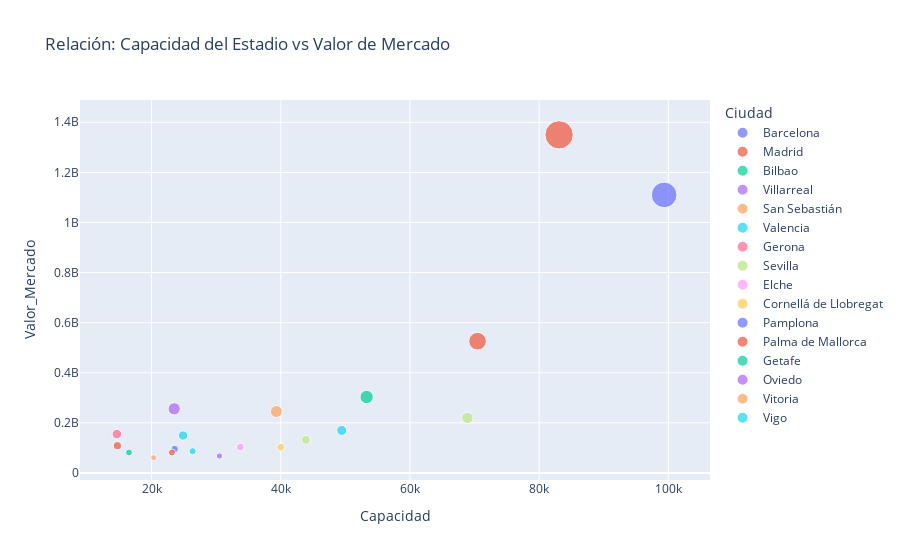

Write notebook code for a chart like this one.
### Markdown cell above
6. Scatter Plot (Valor vs Capacidad) ¿Los equipos con estadios más grandes valen más dinero?

### Code cell
fig6 = px.scatter(df_equipos_1, 
                 x='Capacidad', 
                 y='Valor_Mercado',
                 color='Ciudad', # Agrupar por ciudad
                 size='Valor_Mercado', # Tamaño de la burbuja
                 hover_name='Equipo', # Texto al pasar el ratón
                 title='Relación: Capacidad del Estadio vs Valor de Mercado')
fig6.show()

### Figure 1 — Plotly figure (JSON) as saved in the notebook; plotly's stock layout.template omitted (floating-point values rounded to 4 significant figures)
{"data": [{"hovertemplate": "<b>%{hovertext}</b><br><br>Ciudad=Barcelona<br>Capacidad=%{x}<br>Valor_Mercado=%{marker.size}<extra></extra>", "hovertext": ["FC Barcelona"], "legendgroup": "Barcelona", "marker": {"color": "#636efa", "size": [1110000000], "sizemode": "area", "sizeref": 3375000, "symbol": "circle"}, "mode": "markers", "name": "Barcelona", "orientation": "v", "showlegend": true, "type": "scatter", "x": [99354], "xaxis": "x", "y": [1110000000], "yaxis": "y"}, {"hovertemplate": "<b>%{hovertext}</b><br><br>Ciudad=Madrid<br>Capacidad=%{x}<br>Valor_Mercado=%{marker.size}<extra></extra>", "hovertext": ["Atlético de Madrid", "Rayo Vallecano", "Real Madrid"], "legendgroup": "Madrid", "marker": {"color": "#EF553B", "size": [526000000, 108800000, 1350000000], "sizemode": "area", "sizeref": 3375000, "symbol": "circle"}, "mode": "markers", "name": "Madrid", "orientation": "v", "showlegend": true, "type": "scatter", "x": [70460, 14708, 83088], "xaxis": "x", "y": [526000000, 108800000, 1350000000], "yaxis": "y"}, {"hovertemplate": "<b>%{hovertext}</b><br><br>Ciudad=Bilbao<br>Capacidad=%{x}<br>Valor_Mercado=%{marker.size}<extra></extra>", "hovertext": ["Athletic Club"], "legendgroup": "Bilbao", "marker": {"color": "#00cc96", "size": [303000000], "sizemode": "area", "sizeref": 3375000, "symbol": "circle"}, "mode": "markers", "name": "Bilbao", "orientation": "v", "showlegend": true, "type": "scatter", "x": [53289], "xaxis": "x", "y": [303000000], "yaxis": "y"}, {"hovertemplate": "<b>%{hovertext}</b><br><br>Ciudad=Villarreal<br>Capacidad=%{x}<br>Valor_Mercado=%{marker.size}<extra></extra>", "hovertext": ["Villarreal CF"], "legendgroup": "Villarreal", "marker": {"color": "#ab63fa", "size": [255800000], "sizemode": "area", "sizeref": 3375000, "symbol": "circle"}, "mode": "markers", "name": "Villarreal", "orientation": "v", "showlegend": true, "type": "scatter", "x": [23500], "xaxis": "x", "y": [255800000], "yaxis": "y"}, {"hovertemplate": "<b>%{hovertext}</b><br><br>Ciudad=San Sebastián<br>Capacidad=%{x}<br>Valor_Mercado=%{marker.size}<extra></extra>", "hovertext": ["Real Sociedad"], "legendgroup": "San Sebastián", "marker": {"color": "#FFA15A", "size": [245200000], "sizemode": "area", "sizeref": 3375000, "symbol": "circle"}, "mode": "markers", "name": "San Sebastián", "orientation": "v", "showlegend": true, "type": "scatter", "x": [39313], "xaxis": "x", "y": [245200000], "yaxis": "y"}, {"hovertemplate": "<b>%{hovertext}</b><br><br>Ciudad=Valencia<br>Capacidad=%{x}<br>Valor_Mercado=%{marker.size}<extra></extra>", "hovertext": ["Valencia CF", "Levante UD"], "legendgroup": "Valencia", "marker": {"color": "#19d3f3", "size": [169500000, 86650000], "sizemode": "area", "sizeref": 3375000, "symbol": "circle"}, "mode": "markers", "name": "Valencia", "orientation": "v", "showlegend": true, "type": "scatter", "x": [49430, 26354], "xaxis": "x", "y": [169500000, 86650000], "yaxis": "y"}, {"hovertemplate": "<b>%{hovertext}</b><br><br>Ciudad=Gerona<br>Capacidad=%{x}<br>Valor_Mercado=%{marker.size}<extra></extra>", "hovertext": ["Girona FC"], "legendgroup": "Gerona", "marker": {"color": "#FF6692", "size": [155000000], "sizemode": "area", "sizeref": 3375000, "symbol": "circle"}, "mode": "markers", "name": "Gerona", "orientation": "v", "showlegend": true, "type": "scatter", "x": [14624], "xaxis": "x", "y": [155000000], "yaxis": "y"}, {"hovertemplate": "<b>%{hovertext}</b><br><br>Ciudad=Sevilla<br>Capacidad=%{x}<br>Valor_Mercado=%{marker.size}<extra></extra>", "hovertext": ["Sevilla FC", "Real Betis"], "legendgroup": "Sevilla", "marker": {"color": "#B6E880", "size": [131600000, 219800000], "sizemode": "area", "sizeref": 3375000, "symbol": "circle"}, "mode": "markers", "name": "Sevilla", "orientation": "v", "showlegend": true, "type": "scatter", "x": [43883, 68887], "xaxis": "x", "y": [131600000, 219800000], "yaxis": "y"}, {"hovertemplate": "<b>%{hovertext}</b><br><br>Ciudad=Elche<br>Capacidad=%{x}<br>Valor_Mercado=%{marker.size}<extra></extra>", "hovertext": ["Elche CF"], "legendgroup": "Elche", "marker": {"color": "#FF97FF", "size": [103200000], "sizemode": "area", "sizeref": 3375000, "symbol": "circle"}, "mode": "markers", "name": "Elche", "orientation": "v", "showlegend": true, "type": "scatter", "x": [33732], "xaxis": "x", "y": [103200000], "yaxis": "y"}, {"hovertemplate": "<b>%{hovertext}</b><br><br>Ciudad=Cornellá de Llobregat<br>Capacidad=%{x}<br>Valor_Mercado=%{marker.size}<extra></extra>", "hovertext": ["RCD Espanyol"], "legendgroup": "Cornellá de Llobregat", "marker": {"color": "#FECB52", "size": [102700000], "sizemode": "area", "sizeref": 3375000, "symbol": "circle"}, "mode": "markers", "name": "Cornellá de Llobregat", "orientation": "v", "showlegend": true, "type": "scatter", "x": [40000], "xaxis": "x", "y": [102700000], "yaxis": "y"}, {"hovertemplate": "<b>%{hovertext}</b><br><br>Ciudad=Pamplona<br>Capacidad=%{x}<br>Valor_Mercado=%{marker.size}<extra></extra>", "hovertext": ["CA Osasuna"], "legendgroup": "Pamplona", "marker": {"color": "#636efa", "size": [95500000], "sizemode": "area", "sizeref": 3375000, "symbol": "circle"}, "mode": "markers", "name": "Pamplona", "orientation": "v", "showlegend": true, "type": "scatter", "x": [23576], "xaxis": "x", "y": [95500000], "yaxis": "y"}, {"hovertemplate": "<b>%{hovertext}</b><br><br>Ciudad=Palma de Mallorca<br>Capacidad=%{x}<br>Valor_Mercado=%{marker.size}<extra></extra>", "hovertext": ["RCD Mallorca"], "legendgroup": "Palma de Mallorca", "marker": {"color": "#EF553B", "size": [81400000], "sizemode": "area", "sizeref": 3375000, "symbol": "circle"}, "mode": "markers", "name": "Palma de Mallorca", "orientation": "v", "showlegend": true, "type": "scatter", "x": [23142], "xaxis": "x", "y": [81400000], "yaxis": "y"}, {"hovertemplate": "<b>%{hovertext}</b><br><br>Ciudad=Getafe<br>Capacidad=%{x}<br>Valor_Mercado=%{marker.size}<extra></extra>", "hovertext": ["Getafe CF"], "legendgroup": "Getafe", "marker": {"color": "#00cc96", "size": [81400000], "sizemode": "area", "sizeref": 3375000, "symbol": "circle"}, "mode": "markers", "name": "Getafe", "orientation": "v", "showlegend": true, "type": "scatter", "x": [16500], "xaxis": "x", "y": [81400000], "yaxis": "y"}, {"hovertemplate": "<b>%{hovertext}</b><br><br>Ciudad=Oviedo<br>Capacidad=%{x}<br>Valor_Mercado=%{marker.size}<extra></extra>", "hovertext": ["Real Oviedo"], "legendgroup": "Oviedo", "marker": {"color": "#ab63fa", "size": [67600000], "sizemode": "area", "sizeref": 3375000, "symbol": "circle"}, "mode": "markers", "name": "Oviedo", "orientation": "v", "showlegend": true, "type": "scatter", "x": [30500], "xaxis": "x", "y": [67600000], "yaxis": "y"}, {"hovertemplate": "<b>%{hovertext}</b><br><br>Ciudad=Vitoria<br>Capacidad=%{x}<br>Valor_Mercado=%{marker.size}<extra></extra>", "hovertext": ["Deportivo Alavés"], "legendgroup": "Vitoria", "marker": {"color": "#FFA15A", "size": [61000000], "sizemode": "area", "sizeref": 3375000, "symbol": "circle"}, "mode": "markers", "name": "Vitoria", "orientation": "v", "showlegend": true, "type": "scatter", "x": [20320], "xaxis": "x", "y": [61000000], "yaxis": "y"}, {"hovertemplate": "<b>%{hovertext}</b><br><br>Ciudad=Vigo<br>Capacidad=%{x}<br>Valor_Mercado=%{marker.size}<extra></extra>", "hovertext": ["Celta de Vigo"], "legendgroup": "Vigo", "marker": {"color": "#19d3f3", "size": [149400000], "sizemode": "area", "sizeref": 3375000, "symbol": "circle"}, "mode": "markers", "name": "Vigo", "orientation": "v", "showlegend": true, "type": "scatter", "x": [24870], "xaxis": "x", "y": [149400000], "yaxis": "y"}], "layout": {"legend": {"itemsizing": "constant", "title": {"text": "Ciudad"}, "tracegroupgap": 0}, "title": {"text": "Relación: Capacidad del Estadio vs Valor de Mercado"}, "xaxis": {"anchor": "y", "domain": [0, 1], "title": {"text": "Capacidad"}}, "yaxis": {"anchor": "x", "domain": [0, 1], "title": {"text": "Valor_Mercado"}}}}
